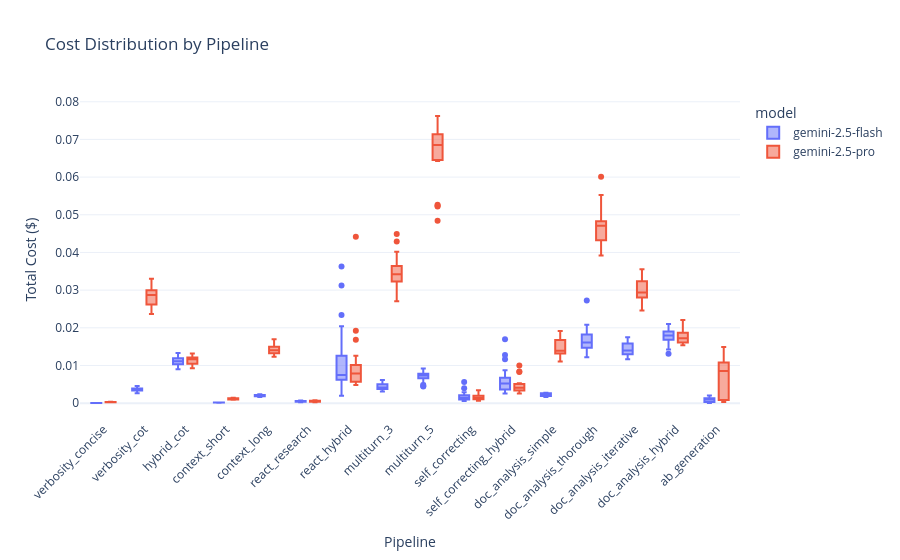

The cell this chart's notebook holds for it:
### Code cell
if not runs_df.empty:
    # Cost distribution boxplot
    fig = px.box(
        runs_df,
        x='pipeline',
        y='total_cost',
        color='model',
        title='Cost Distribution by Pipeline',
        labels={'total_cost': 'Total Cost ($)', 'pipeline': 'Pipeline'}
    )
    fig.update_layout(xaxis_tickangle=-45)
    fig.show()

### Figure 1 — Plotly figure (JSON) as saved in the notebook; plotly's stock layout.template omitted (floating-point values rounded to 4 significant figures; data arrays with more than 128 entries replaced by an {"elided": "..."} marker saying what was removed)
{"data": [{"alignmentgroup": "True", "hovertemplate": "model=gemini-2.5-flash<br>Pipeline=%{x}<br>Total Cost ($)=%{y}<extra></extra>", "legendgroup": "gemini-2.5-flash", "marker": {"color": "#636efa"}, "name": "gemini-2.5-flash", "notched": false, "offsetgroup": "gemini-2.5-flash", "orientation": "v", "showlegend": true, "type": "box", "x": {"elided": "380 str values"}, "x0": " ", "xaxis": "x", "y": {"elided": "380 float values"}, "y0": " ", "yaxis": "y"}, {"alignmentgroup": "True", "hovertemplate": "model=gemini-2.5-pro<br>Pipeline=%{x}<br>Total Cost ($)=%{y}<extra></extra>", "legendgroup": "gemini-2.5-pro", "marker": {"color": "#EF553B"}, "name": "gemini-2.5-pro", "notched": false, "offsetgroup": "gemini-2.5-pro", "orientation": "v", "showlegend": true, "type": "box", "x": {"elided": "356 str values"}, "x0": " ", "xaxis": "x", "y": {"elided": "356 float values"}, "y0": " ", "yaxis": "y"}], "layout": {"boxmode": "group", "legend": {"title": {"text": "model"}, "tracegroupgap": 0}, "title": {"text": "Cost Distribution by Pipeline"}, "xaxis": {"anchor": "y", "domain": [0, 1], "tickangle": -45, "title": {"text": "Pipeline"}}, "yaxis": {"anchor": "x", "domain": [0, 1], "title": {"text": "Total Cost ($)"}}}}
